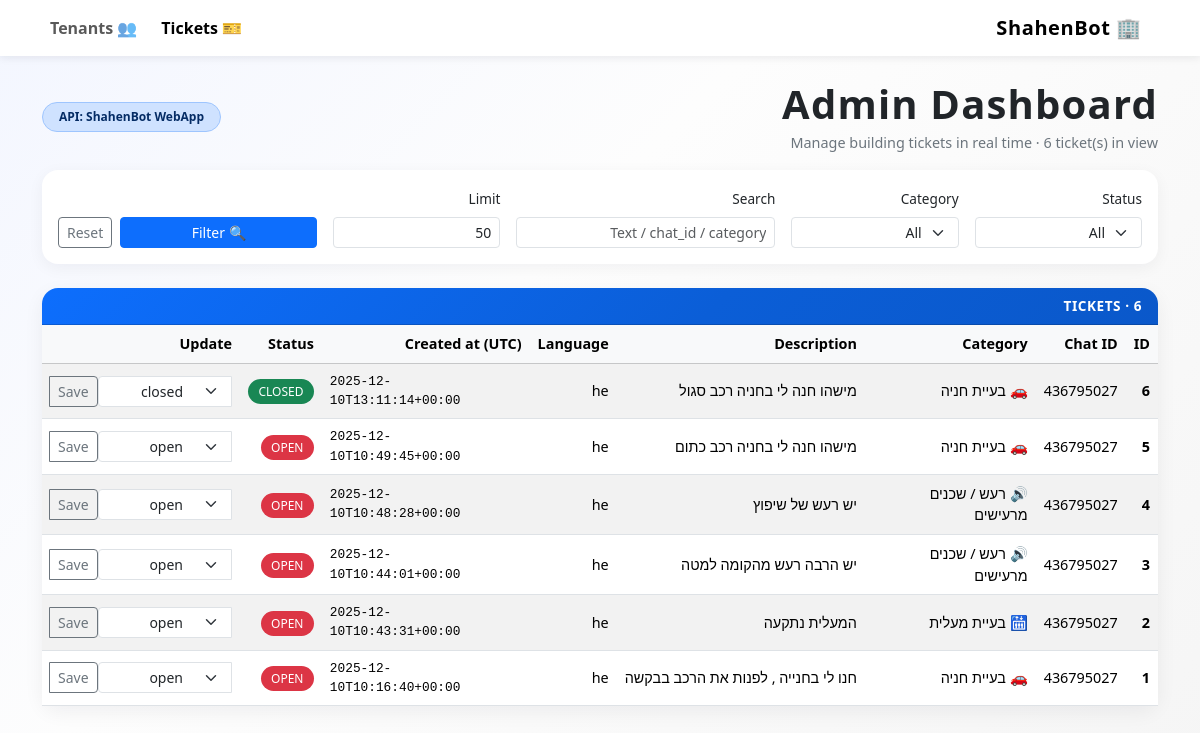
/admin, run on an earlier commit of the app's database.
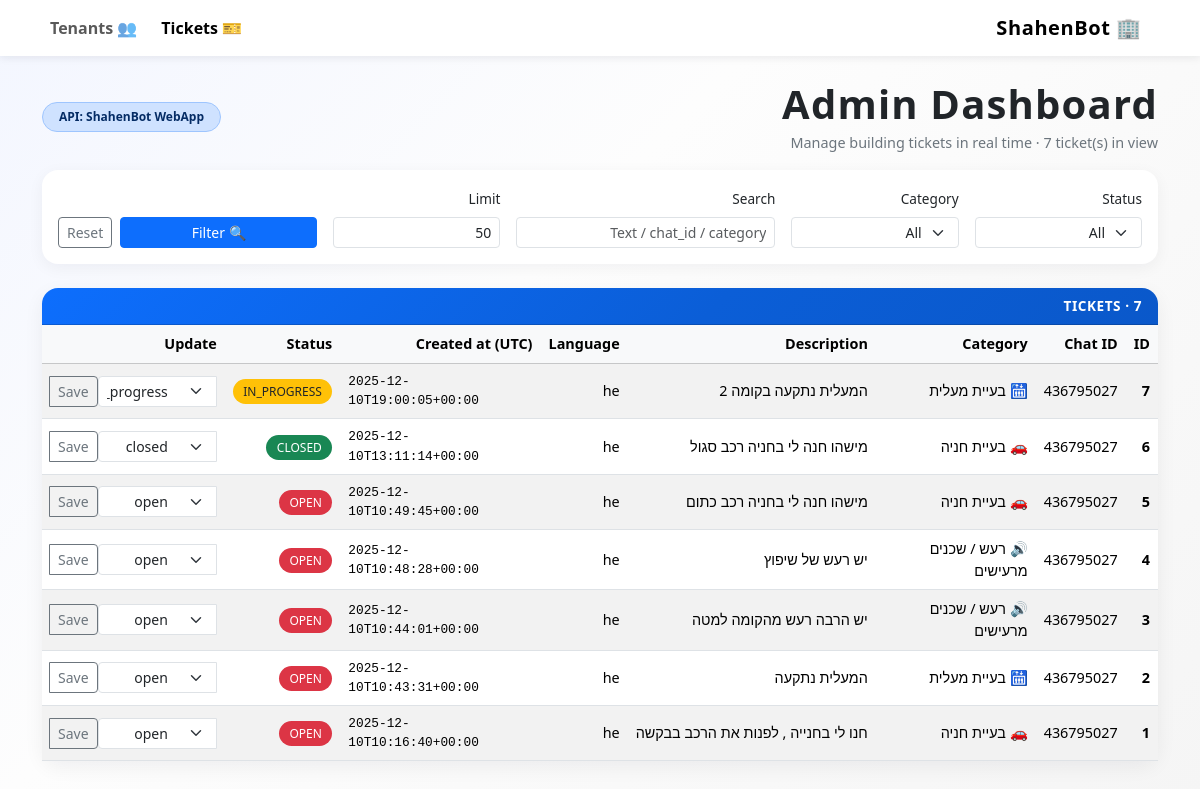
And on a later commit of the database.
### tables this page shows
CREATE TABLE tickets (
            id INTEGER PRIMARY KEY AUTOINCREMENT,
            chat_id INTEGER NOT NULL,
            category TEXT NOT NULL,
            description TEXT NOT NULL,
            language TEXT NOT NULL,
            status TEXT NOT NULL,
            created_at TEXT NOT NULL
        , tenant_id INTEGER);

### app.py (the view)
@app.get("/admin")
def admin_dashboard():
    status = request.args.get("status", "all")
    category = request.args.get("category", "all")
    search = request.args.get("search", "").strip()
    try:
        limit = int(request.args.get("limit", 50))
    except ValueError:
        limit = 50
    tickets = get_tickets_db(
        limit=limit,
        status=status,
        category=category,
        search=search,
    )
    status_options = [
        ("all", "All"),
        ("open", "Open"),
        ("in_progress", "In progress"),
        ("closed", "Closed"),
    ]
    category_options = [
        ("all", "All"),
        ("חניה", "חניה"),
        ("מעלית", "מעלית"),
        ("מים", "מים/ביוב"),
        ("רעש", "רעש"),
    ]
    return render_template(
        "admin.html",
        tickets=tickets,
        status=status,
        category=category,
        search=search,
        limit=limit,
        status_options=status_options,
        category_options=category_options,
    )

### shahenbot_db.py (called while the page is built)
def get_connection():
    return sqlite3.connect(DB_PATH)

### templates/admin.html (shortened to what this page needs)
<!doctype html>
<html lang="en" dir="rtl">
<head>
    <link
        href="https://cdn.jsdelivr.net/npm/bootstrap@5.3.3/dist/css/bootstrap.min.css"
        rel="stylesheet"
    >
</head>
<body class="pb-4">
<nav class="navbar navbar-expand-lg bg-white mb-4">
    <div class="container">
        <a class="navbar-brand" href="{{ url_for('admin_dashboard') }}">
            🏢 ShahenBot
        </a>
        <div class="collapse navbar-collapse justify-content-end" id="navbarNav">
            <ul class="navbar-nav gap-2">
                <li class="nav-item">
                    <a class="nav-link active fw-semibold" aria-current="page"
                       href="{{ url_for('admin_dashboard') }}">
                        🎫 Tickets
                    </a>
                </li>
                <li class="nav-item">
                    <a class="nav-link fw-semibold"
                       href="{{ url_for('admin_tenants') }}">
                        👥 Tenants
                    </a>
                </li>
            </ul>
        </div>
    </div>
</nav>
<div class="container">
    <div class="d-flex flex-column flex-md-row align-items-md-center justify-content-between mb-3">
        <div>
            <h1 class="page-title mb-1">Admin Dashboard</h1>
            <div class="page-subtitle">
                Manage building tickets in real time · {{ tickets|length }} ticket(s) in view
            </div>
        </div>
        <div class="mt-3 mt-md-0">
            <span class="badge bg-primary-subtle text-primary-emphasis border border-primary-subtle badge-pill px-3 py-2">
                API: ShahenBot WebApp
            </span>
        </div>
    </div>
    <div class="card filter-card mb-4">
        <div class="card-body">
            <form class="row g-3 align-items-end" method="get" action="{{ url_for('admin_dashboard') }}">
                <div class="col-md-2">
                    <label class="form-label filter-label">Status</label>
                    <select class="form-select form-select-sm" name="status">
                        {% for value, label in status_options %}
                            <option value="{{ value }}"
                                {% if value == status %}selected{% endif %}>
                                {{ label }}
                            </option>
                        {% endfor %}
                    </select>
                </div>
                <div class="col-md-2">
                    <label class="form-label filter-label">Category</label>
                    <select class="form-select form-select-sm" name="category">
                        {% for value, label in category_options %}
                            <option value="{{ value }}"
                                {% if value == category %}selected{% endif %}>
                                {{ label }}
                            </option>
                        {% endfor %}
                    </select>
                </div>
                <div class="col-md-3">
                    <label class="form-label filter-label">Search</label>
                    <input type="text" class="form-control form-control-sm" name="search"
                           placeholder="Text / chat_id / category"
                           value="{{ search }}">
                </div>
                <div class="col-md-2">
                    <label class="form-label filter-label">Limit</label>
                    <input type="number" class="form-control form-control-sm" name="limit"
                           value="{{ limit }}" min="1" max="500">
                </div>
                <div class="col-md-3 d-flex gap-2">
                    <button type="submit" class="btn btn-primary btn-sm flex-grow-1">
                        🔍 Filter
                    </button>
                    <a href="{{ url_for('admin_dashboard') }}" class="btn btn-outline-secondary btn-sm">
                        Reset
                    </a>
                </div>
            </form>
        </div>
    </div>
    <div class="card">
        <div class="card-header">
            Tickets · {{ tickets|length }}
        </div>
        <div class="card-body p-0">
            <div class="table-responsive">
                <table class="table table-striped table-hover align-middle mb-0 ticket-table">
                    <thead class="table-light">
                    <tr>
                        <th>ID</th>
                        <th>Chat ID</th>
                        <th>Category</th>
                        <th>Description</th>
                        <th>Language</th>
                        <th>Created at (UTC)</th>
                        <th>Status</th>
                        <th>Update</th>
                    </tr>
                    </thead>
                    <tbody>
                    {% if tickets %}
                        {% for t in tickets %}
                            <tr>
                                <td class="fw-semibold">{{ t.id }}</td>
                                <td>{{ t.chat_id }}</td>
                                <td>{{ t.category }}</td>
                                <td class="truncate" title="{{ t.description }}">
                                    {{ t.description }}
                                </td>
                                <td>{{ t.language }}</td>
                                <td style="direction: ltr; font-family: monospace; font-size: 0.8rem;">
                                    {{ t.created_at }}
                                </td>
                                <td>
                                    <span class="status-badge
                                        {% if t.status == 'open' %}status-open{% endif %}
                                        {% if t.status == 'in_progress' %}status-in_progress{% endif %}
                                        {% if t.status == 'closed' %}status-closed{% endif %}
                                    ">
                                        {{ t.status }}
                                    </span>
                                </td>
                                <td>
                                    <form method="post"
                                          action="{{ url_for('admin_update_status', ticket_id=t.id) }}">
                                        <div class="input-group input-group-sm">
                                            <select class="form-select form-select-sm" name="status">
                                                <option value="open"
                                                    {% if t.status == 'open' %}selected{% endif %}>
                                                    open
                                                </option>
                                                <option value="in_progress"
                                                    {% if t.status == 'in_progress' %}selected{% endif %}>
                                                    in_progress
                                                </option>
                                                <option value="closed"
                                                    {% if t.status == 'closed' %}selected{% endif %}>
                                                    closed
                                                </option>
                                            </select>
                                            <button class="btn btn-outline-secondary btn-sm" type="submit">
                                                Save
                                            </button>
                                        </div>
                                    </form>
                                </td>
                            </tr>
                        {% endfor %}
                    {% else %}
                        <tr>
                            <td colspan="8" class="text-center py-3 text-muted">
                                No tickets found.
                            </td>
                        </tr>
                    {% endif %}
                    </tbody>
                </table>
            </div>
        </div>
    </div>
</div>
</body>
</html>

### templates/admin.html (style rules this page uses)
body { background: linear-gradient(135deg, #f3f6ff 0%, #fdfdfd 40%, #f5f5f5 100%); min-height: 100vh; }
.navbar-brand { font-weight: 700; letter-spacing: 0.03em; }
.navbar { box-shadow: 0 2px 8px rgba(15, 23, 42, 0.08); }
.page-title { font-weight: 700; letter-spacing: 0.03em; }
.page-subtitle { color: #6c757d; font-size: 0.9rem; }
.ticket-table { font-size: 0.9rem; }
.status-open { color: #fff; background-color: #dc3545; }
.status-in_progress { color: #212529; background-color: #ffc107; }
.status-closed { color: #fff; background-color: #198754; }
.status-badge { padding: 0.25rem 0.65rem; border-radius: 999px; font-size: 0.75rem; text-transform: uppercase; }
.truncate { max-width: 320px; white-space: nowrap; overflow: hidden; text-overflow: ellipsis; }
.card { border-radius: 1rem; box-shadow: 0 6px 20px rgba(15, 23, 42, 0.06); border: none; }
.card-header { border-radius: 1rem 1rem 0 0 !important; background: linear-gradient(135deg, #0d6efd 0%, #0b5ed7 60%, #0a58ca 100%); color: #fff; font-weight: 600; letter-spacing: 0.04em; text-transform: uppercase; font-size: 0.85rem; }
.filter-card { border-radius: 1rem; box-shadow: 0 4px 16px rgba(15, 23, 42, 0.05); border: none; }
.filter-label { font-weight: 500; font-size: 0.85rem; }
.badge-pill { border-radius: 999px; }

What changed in the data, as far as the page shows it:
added tickets: id "7", chat_id "436795027", category "🛗 בעיית מעלית", description "המעלית נתקעה בקומה 2", language "he", created_at "2025-12-10T19:00:05+00:00", status "IN_PROGRESS", status "in_progress"
Also different on the page:
{{ tickets|length }}: "6" → "7"
